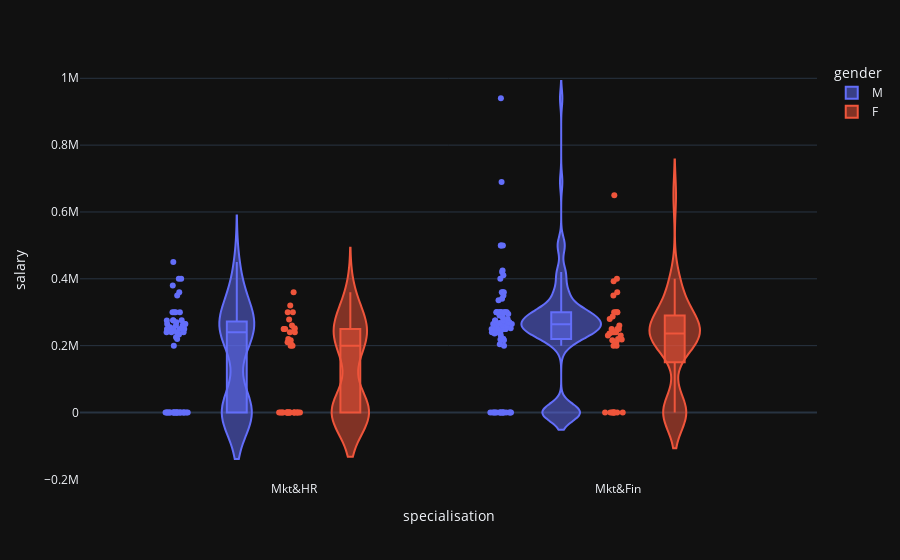

The notebook cell this image was saved under:
### Code cell
px.violin(data, y='salary', x='specialisation', color='gender', box=True, points='all')

### Figure 1 — Plotly figure (JSON) as saved in the notebook; plotly's stock layout.template omitted (floating-point values rounded to 4 significant figures; data arrays with more than 128 entries replaced by an {"elided": "..."} marker saying what was removed)
{"data": [{"alignmentgroup": "True", "box": {"visible": true}, "hovertemplate": "gender=M<br>specialisation=%{x}<br>salary=%{y}<extra></extra>", "legendgroup": "M", "marker": {"color": "#636efa"}, "name": "M", "offsetgroup": "M", "orientation": "v", "points": "all", "scalegroup": "True", "showlegend": true, "x": {"elided": "139 str values"}, "x0": " ", "xaxis": "x", "y": {"elided": "139 float values"}, "y0": " ", "yaxis": "y", "type": "violin"}, {"alignmentgroup": "True", "box": {"visible": true}, "hovertemplate": "gender=F<br>specialisation=%{x}<br>salary=%{y}<extra></extra>", "legendgroup": "F", "marker": {"color": "#EF553B"}, "name": "F", "offsetgroup": "F", "orientation": "v", "points": "all", "scalegroup": "True", "showlegend": true, "x": ["Mkt&Fin", "Mkt&HR", "Mkt&Fin", "Mkt&Fin", "Mkt&Fin", "Mkt&HR", "Mkt&Fin", "Mkt&HR", "Mkt&Fin", "Mkt&Fin", "Mkt&HR", "Mkt&HR", "Mkt&HR", "Mkt&Fin", "Mkt&HR", "Mkt&HR", "Mkt&HR", "Mkt&Fin", "Mkt&HR", "Mkt&Fin", "Mkt&HR", "Mkt&HR", "Mkt&HR", "Mkt&HR", "Mkt&HR", "Mkt&HR", "Mkt&Fin", "Mkt&HR", "Mkt&HR", "Mkt&Fin", "Mkt&HR", "Mkt&HR", "Mkt&Fin", "Mkt&HR", "Mkt&HR", "Mkt&Fin", "Mkt&Fin", "Mkt&Fin", "Mkt&Fin", "Mkt&Fin", "Mkt&HR", "Mkt&Fin", "Mkt&HR", "Mkt&Fin", "Mkt&Fin", "Mkt&HR", "Mkt&Fin", "Mkt&Fin", "Mkt&Fin", "Mkt&HR", "Mkt&Fin", "Mkt&Fin", "Mkt&HR", "Mkt&Fin", "Mkt&Fin", "Mkt&Fin", "Mkt&Fin", "Mkt&Fin", "Mkt&Fin", "Mkt&HR", "Mkt&HR", "Mkt&HR", "Mkt&HR", "Mkt&Fin", "Mkt&HR", "Mkt&HR", "Mkt&HR", "Mkt&Fin", "Mkt&Fin", "Mkt&Fin", "Mkt&HR", "Mkt&HR", "Mkt&HR", "Mkt&Fin", "Mkt&HR", "Mkt&HR"], "x0": " ", "xaxis": "x", "y": [0.0, 0.0, 218000.0, 200000.0, 0.0, 0.0, 393000.0, 360000.0, 300000.0, 0.0, 250000.0, 0.0, 278000.0, 260000.0, 300000.0, 320000.0, 240000.0, 287000.0, 0.0, 200000.0, 0.0, 0.0, 0.0, 200000.0, 0.0, 216000.0, 240000.0, 0.0, 0.0, 230000.0, 0.0, 240000.0, 400000.0, 210000.0, 210000.0, 300000.0, 230000.0, 300000.0, 0.0, 220000.0, 0.0, 300000.0, 250000.0, 280000.0, 216000.0, 250000.0, 236000.0, 350000.0, 210000.0, 250000.0, 360000.0, 250000.0, 200000.0, 0.0, 250000.0, 240000.0, 240000.0, 250000.0, 0.0, 0.0, 0.0, 0.0, 220000.0, 650000.0, 0.0, 0.0, 252000.0, 0.0, 0.0, 0.0, 300000.0, 260000.0, 0.0, 210000.0, 0.0, 204000.0], "y0": " ", "yaxis": "y", "type": "violin"}], "layout": {"xaxis": {"anchor": "y", "domain": [0.0, 1.0], "title": {"text": "specialisation"}}, "yaxis": {"anchor": "x", "domain": [0.0, 1.0], "title": {"text": "salary"}}, "legend": {"title": {"text": "gender"}, "tracegroupgap": 0}, "margin": {"t": 60}, "violinmode": "group"}}
